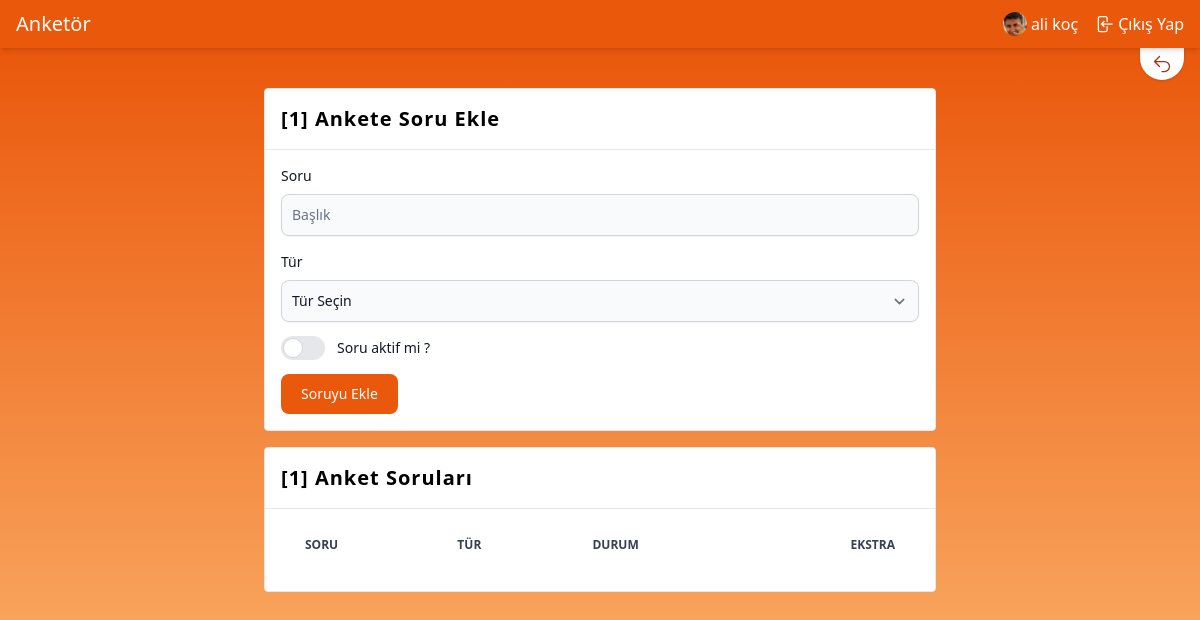
Page /polls/1/question/create (signed in) on the earlier database version.
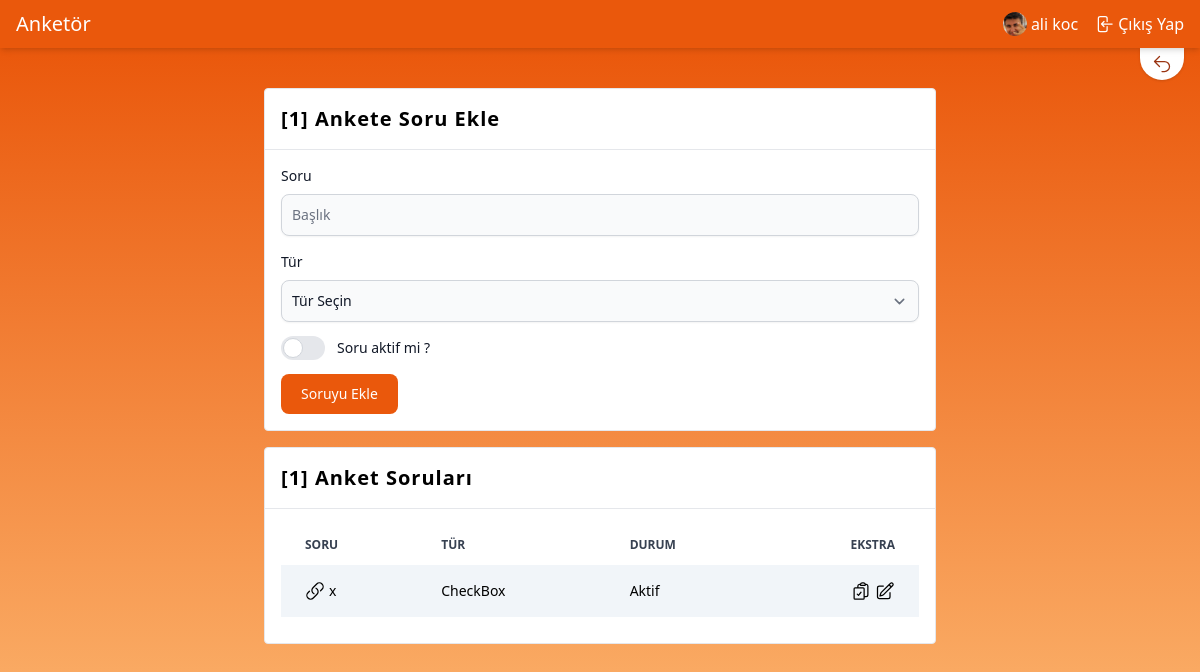
Same page on the later database version.
### apps/account/models.py (models this page shows, shortened)
class User(AbstractBaseUser, PermissionsMixin):
    email = models.EmailField(max_length=254, unique=True)
    name = models.CharField(max_length=254, null=True, blank=True)
    is_staff = models.BooleanField(default=False)
    is_superuser = models.BooleanField(default=False)
    is_active = models.BooleanField(default=True)
    last_login = models.DateTimeField(null=True, blank=True)
    date_joined = models.DateTimeField(auto_now_add=True)
    USERNAME_FIELD = 'email'
    EMAIL_FIELD = 'email'
    REQUIRED_FIELDS = ["name"]
    objects = UserManager()
    class Meta:
        verbose_name = "Kullanıcı"
        verbose_name_plural = "Kullanıcılar"

class Profile(models.Model):
    user = models.OneToOneField(User, on_delete=models.CASCADE)
    image = models.ImageField(default='profile_pictures/def_profile.jpg', upload_to='profile_pictures')
    class Meta:
        verbose_name = "Profil"
        verbose_name_plural = "Profiller"

### apps/poll/models.py (models this page shows)
class PollQuestion(models.Model):
    poll = models.ForeignKey(
        Poll,
        on_delete=models.CASCADE,
        null=True,
        blank=True
    )
    type = models.CharField(max_length=5, choices=PollQuestionChoices.get_choices(),
        default=PollQuestionChoices.get_default()
    )
    content = models.TextField()
    is_active = models.BooleanField(default=False)
    created_at = models.DateTimeField(auto_now_add=True)
    updated_at = models.DateTimeField(auto_now=True)
    class Meta:
        ordering = ["-id"]
        verbose_name = "Anket Soruları"
        verbose_name_plural = "Anket Soruları"
        db_table = "poll_question"

### apps/poll/views.py (the view, shortened to what this page needs)
# urls.py: path("<int:poll_id>/question/create", CreatePollQuestion.as_view(), name="poll.question.create"),
class CreatePollQuestion(LoginRequiredMixin, View):
    template_name = "poll/question/create.html"
    def get(self, request, poll_id):
        poll_object = get_object_or_404(Poll, pk=poll_id, author=self.request.user)
        questions = poll_object.pollquestion_set.all()
        return render(request, self.template_name,
            {"questions": questions, "poll": poll_object, "type_choices": PollQuestionChoices.get_choices()}
        )

### apps/poll/utils.py (called while the page is built)
    @classmethod
    def get_choices(cls):
        return cls.CHOICES

### apps/poll/templates/poll/question/create.html (shortened to what the changed rows need)
{% extends "base.html" %}
{% block content %}
  <section id="createQuestion" class="from-orange-600 to-orange-300 bg-gradient-to-b">
    <div class="flex flex-col items-center my-10 mx-12 space-y-4">
      <div class="bg-white border rounded max-w-2xl w-full">
        <div class="p-4 flex items-center justify-between">
          <h1 class="font-semibold text-xl tracking-wider">[{{ poll.id }}] Ankete Soru Ekle</h1>
        </div>
      </div>
      <div class="bg-white border rounded max-w-2xl w-full">
        <div class="p-4 flex items-center justify-between">
          <h1 class="font-semibold text-xl tracking-wider">[{{ poll.id }}] Anket Soruları</h1>
        </div>
        <div class="p-4 overflow-x-auto">
          <table class="w-full text-sm text-left mb-2.5">
            <thead class="text-xs text-gray-700 uppercase">
            <tr>
              <th scope="col" class="px-6 py-3">
                Soru
              </th>
              <th scope="col" class="px-6 py-3">
                Tür
              </th>
              <th scope="col" class="px-6 py-3">
                Durum
              </th>
              <th scope="col" class="px-6 py-3 text-right">
                Ekstra
              </th>
            </tr>
            </thead>
            <tbody>
            {% for question in questions %}
              <tr class="bg-slate-100">
                <th scope="row" class="px-6 py-4 font-medium whitespace-nowrap">
                  <a href="{% url "poll.question.update" pk=question.id poll_id=poll.id %}"
                     class="flex items-center space-x-1 hover:text-orange-500 hover:stroke-orange-500">
                    <h1>{{ question.content }}</h1>
                  </a>
                </th>
                <td class="px-6 py-4">
                  <span>
                    {{ question.get_type_display }}
                  </span>
                </td>
                <td class="px-6 py-4">
                  <span>
                    {% if question.is_active %}
                      Aktif
                    {% else %}
                      Deaktif
                    {% endif %}
                  </span>
                </td>
                <td class="px-6 py-4 flex space-x-1 justify-end">
                  <a href="{% url "poll.answer.create" question_id=question.id poll_id=question.poll.id %}"
                     title="Cevap ekle"
                     aria-label="Düzenle">
                  </a> <a href="{% url "poll.question.update" pk=question.id poll_id=poll.id %}"
                          title="Düzenle"
                          aria-label="Düzenle">
                </a>
                </td>
              </tr>
            {% endfor %}
            </tbody>
          </table>
        </div>
      </div>
    </div>
  </section>
{% endblock %}

### templates/header.html (shortened to what this page needs)
{% load static %}
<header class="sticky w-full top-0 left-0 right-0 bottom-auto z-[990] bg-orange-600 text-white shadow-md p-2.5 px-4">
  <div class="flex items-center align-middle justify-between">
    <div>
      <a href="{% url "home" %}">
        <span class="text-xl font-medium">Anketör</span>
      </a>
    </div>
    <div class="flex justify-around items-center space-x-4">
      {% if not user.is_authenticated %}
        <a class="flex items-center space-x-1 hover:underline" href="{% url 'login' %}">
          <svg xmlns="http://www.w3.org/2000/svg" fill="none" viewBox="0 0 24 24" stroke-width="1.5"
               stroke="currentColor" class="w-5 h-5">
            <path stroke-linecap="round" stroke-linejoin="round"
                  d="M17.982 18.725A7.488 7.488 0 0012 15.75a7.488 7.488 0 00-5.982 2.975m11.963 0a9 9 0 10-11.963 0m11.963 0A8.966 8.966 0 0112 21a8.966 8.966 0 01-5.982-2.275M15 9.75a3 3 0 11-6 0 3 3 0 016 0z"></path>
          </svg>
          <span class="font-sans">Giriş Yap</span>
        </a>
      {% else %}
        <a href="{% url "poll.index" %}" class="flex hover:underline items-center space-x-1">
          <img class="w-6 rounded-full" src="{{ MEDIA_URL }}{{ user.profile.image.url }}"
               alt="{{ user.name }} profile image">
          <span>
            {% if user.name %} {{ user.name }} {% else %} {{ user.email }} {% endif %}
        </span>
        </a>
        <a class="flex items-center space-x-1 hover:underline" href="{% url 'logout' %}">
          <span class="font-sans">Çıkış Yap</span>
        </a>
      {% endif %}
    </div>
  </div>
</header>

Differences in the rows shown:
changed User: name "ali koç" → "ali koc"
now on this page (row edited): PollQuestion: content "x", type "CheckBox", is_active "Aktif"
